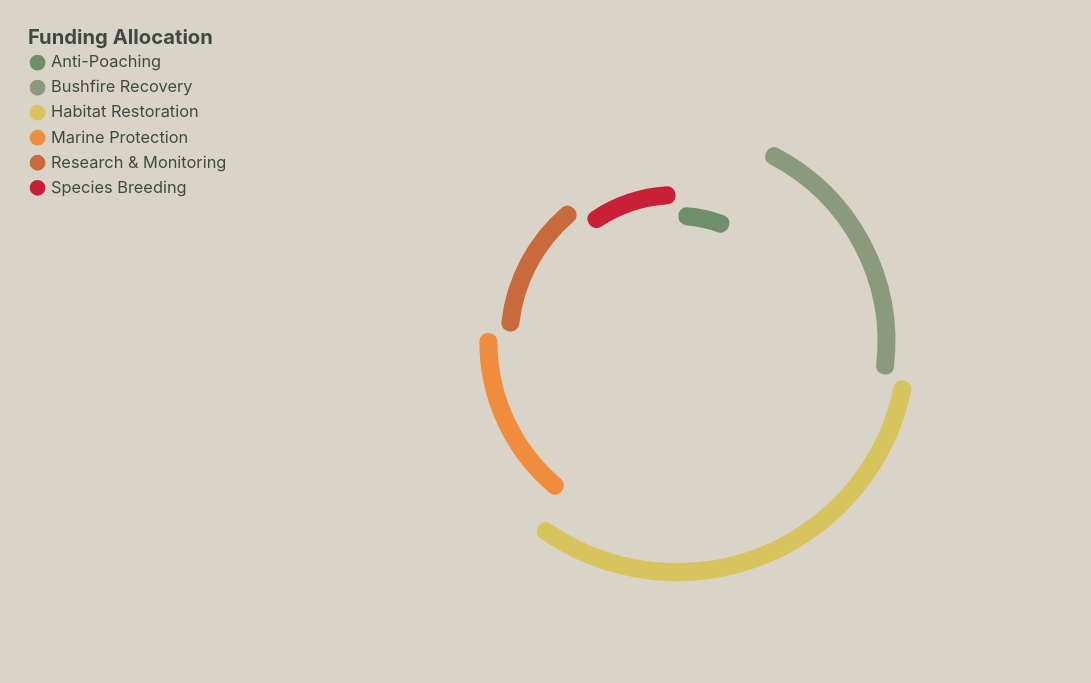

Write the Vega-Lite specification saved for this chart.
### Vega-Lite specification from a JSON file in a GitHub repository (floating-point values rounded to 4 significant figures)
{"$schema": "https://vega.github.io/schema/vega-lite/v5.json", "width": 850, "height": 700, "data": {"values": [{"category": "Habitat Restoration", "funding": 38}, {"category": "Bushfire Recovery", "funding": 24}, {"category": "Marine Protection", "funding": 18}, {"category": "Research & Monitoring", "funding": 16}, {"category": "Species Breeding", "funding": 12}, {"category": "Anti-Poaching", "funding": 8}]}, "params": [{"name": "hover", "select": {"type": "point", "on": "mouseover", "clear": "mouseout"}}], "mark": {"type": "arc", "innerRadius": 100, "cornerRadius": 10, "stroke": "#d9d4c7", "strokeWidth": 3}, "encoding": {"theta": {"field": "funding", "type": "quantitative"}, "radius": {"field": "funding", "scale": {"range": [120, 250]}}, "color": {"field": "category", "type": "nominal", "scale": {"range": ["#6f8f6b", "#8b9a7d", "#d8c45c", "#f08c3b", "#c96a3d", "#c91f37"]}, "legend": {"orient": "left", "title": "Funding Allocation", "direction": "vertical", "labelColor": "#3f4a43", "titleColor": "#3f4a43", "labelFont": "Inter", "titleFont": "Inter", "labelFontSize": 17, "titleFontSize": 21, "symbolSize": 320, "symbolType": "circle", "padding": 24, "titleLimit": 500, "labelLimit": 220}}, "opacity": {"condition": {"param": "hover", "value": 1}, "value": 0.72}, "tooltip": [{"field": "category", "title": "Conservation Area"}, {"field": "funding", "title": "Funding Allocation (%)"}]}, "config": {"background": "#d9d4c7", "view": {"stroke": null}}}
